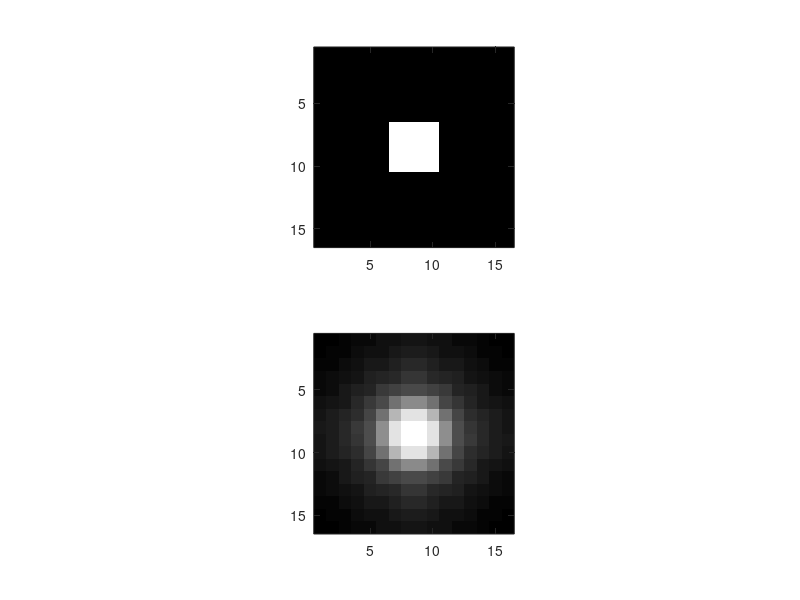

Source code (MATLAB):
%%Oppgave 6
a = 1;
N = 16;
n = 180;
im1 = zeros(N);
im1(7:10, 7:10) = 1;
theta = linspace(0,pi, 180);

M = zeros(2*N-1, length(theta));
p = zeros(2*N-1, length(theta));
for thetai = 1:length(theta)
    theta0=theta(thetai);
    for i = 1:N
        for j = 1:N
            x = a*((2*i-N-1)/2);
            y = a*((2*j-N-1)/2);
            s = round(x*cos(theta0)+y*sin(theta0));
            p(s+N, thetai) = p(s+N, thetai) + im1(i,j);
            M(s+N, thetai) = M(s+N, thetai)+1;
        end
    end
end

g = zeros(N);
for thetai = 1:length(theta)
    theta0=theta(thetai);
    for i = 1:N
        for j = 1:N
            x = a*((2*i-N-1)/2);
            y = a*((2*j-N-1)/2);
            s = round(x*cos(theta0)+y*sin(theta0));
            g(i,j) = g(i,j)+ p(s+N, thetai)/M(s+N, thetai);
        end
    end
end
norm_konst = sum(sum(g));

g = 1/(norm_konst)*g;

figure
subplot(2,1,1);
imagesc(im1)
axis square
subplot(2,1,2);
imagesc(g)
colormap('gray')
axis square
drawnow


